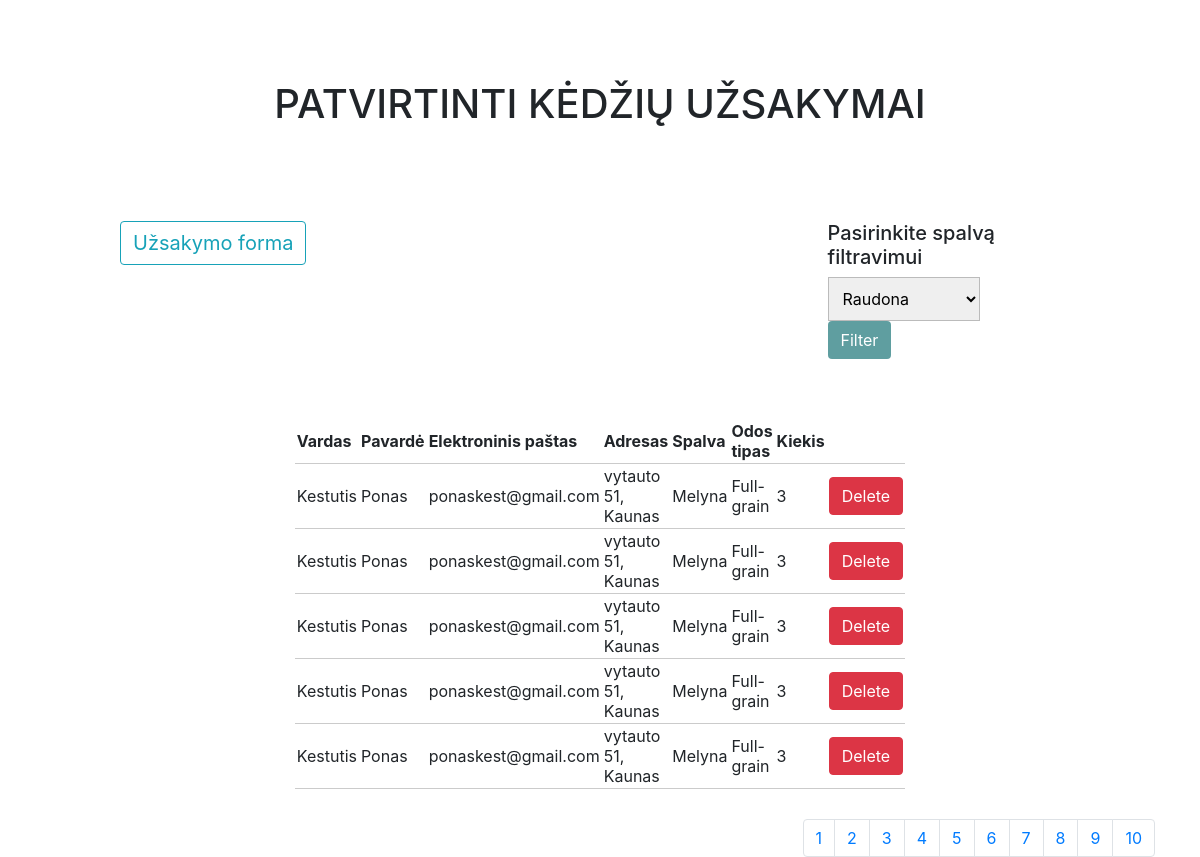
The page /order.php?page=4 on the database its author committed.
### tables this page shows
CREATE TABLE `data` (
  `id` int(8) NOT NULL,
  `name` varchar(255) NOT NULL,
  `surname` varchar(255) NOT NULL,
  `email` varchar(255) NOT NULL,
  `adress` varchar(255) NOT NULL,
  `color` varchar(255) NOT NULL,
  `leather` varchar(255) NOT NULL,
  `amount` int(10) NOT NULL,
  `price` double NOT NULL
);

### order.php (the view, shortened to what this page needs)
<?php include('server.php') ?>
<!DOCTYPE html>
<html>
<head>
</head>
<body>
<header>
    <h1>Patvirtinti kėdžių užsakymai</h1>
</header>
<div class="container">
    <div class="row">
        <div class="col" style="padding: 5px 90px;">
            <button type="button" onclick="location.href='chair.php';" style="font-size: 20px"
                    class="btn btn-outline-info">Užsakymo forma
            </button>
        </div>
        <div class="col">
            <form action="" method="get" class="formfix" style="width: 200px; height: 173px">
                <h5>Pasirinkite spalvą filtravimui</h5>
                <select name="colorlist" style="width: 80%;">
                    <?php
                    $colors = ['Raudona', 'Melyna', 'Ruda', 'Juoda', 'Balta'];
                    foreach ($colors as $color) {
                        $colorSelected = '';
                        echo "<option value=\"$color\"' . $colorSelected . '>$color</option>";
                    }
                    ?>
                </select>
                <input type="submit" class="divider btn" name="color" value="Filter"/>
            </form>
        </div>
    </div>
</div>
<table>
    <thead>
    <tr>
        <th>Vardas</th>
        <th>Pavardė</th>
        <th>Elektroninis paštas</th>
        <th>Adresas</th>
        <th>Spalva</th>
        <th>Odos tipas</th>
        <th>Kiekis</th>
    </tr>
    </thead>
    <tbody>
    <?php
    $results = Paging();
    $totalPages = $results[1];
    ?>
    <?php $results = Paging(); ?>
    <?php while ($row = mysqli_fetch_array($results[0])) { ?>
        <form action="delete.php" class="formfix" method="get">
            <tr>
                <td> <?php echo $row["name"] ?></td>
                <td><?php echo $row["surname"] ?></td>
                <td><?php echo $row["email"] ?></td>
                <td><?php echo $row["adress"] ?></td>
                <td><?php echo $row["color"] ?></td>
                <td><?php echo $row["leather"] ?></td>
                <td><?php echo $row["amount"] ?></td>
                <td>
                    <button type="submit" class="btn btn-danger">Delete</button>
                </td>
        </form>
    <?php } ?>
    </tbody>
</table>
<div class="container">
    <div class="row">
        <div class="col">
        </div>
        <div class="col">
        </div>
        <div class="col">
            <div class="pagination">
                <?php
                $query = $_GET;
                for ($i = 1; $i <= $totalPages; ++$i) {
                    $query['page'] = $i;
                    echo "<li class=\"page-item\"><a class=\"page-link\" href='?" . http_build_query($query) . "'>$i</a></li> ";
                }
                ?>
            </div>
        </div>
    </div>
</div>
</body>
</html>

### style.css (style rules this page uses)
body { font-size: 19px; }
table { width: 50%; margin: 30px auto; border-collapse: collapse; text-align: left; }
tr { border-bottom: 1px solid #cbcbcb; }
th, td { border: none; height: 30px; padding: 2px; }
.formfix { width: 30%; margin: auto; text-align: left; padding: 5px; border: none; }
select { text-align: left; padding: 10px; border: 1px solid #bbbbbb; width: 55%; }
form { width: 45%; margin: 50px auto; text-align: left; padding: 20px; border: 1px solid #bbbbbb; border-radius: 5px; }
.btn { padding: 10px; font-size: 15px; color: white; background: #5F9EA0; border: none; border-radius: 5px; }
h1 { font-family: "Avant Garde", Avantgarde, "Century Gothic", CenturyGothic, "AppleGothic", sans-serif; font-size: 92px; padding: 80px 50px; text-align: center; text-transform: uppercase; text-rendering: optimizeLegibility; }

### rows shown on the page
data: name "Kestutis", surname "Ponas", email "ponaskest@gmail.com", adress "vytauto 51, Kaunas", color "Melyna", leather "Full-grain", amount "3"
data: name "Kestutis", surname "Ponas", email "ponaskest@gmail.com", adress "vytauto 51, Kaunas", color "Melyna", leather "Full-grain", amount "3"
data: name "Kestutis", surname "Ponas", email "ponaskest@gmail.com", adress "vytauto 51, Kaunas", color "Melyna", leather "Full-grain", amount "3"
data: name "Kestutis", surname "Ponas", email "ponaskest@gmail.com", adress "vytauto 51, Kaunas", color "Melyna", leather "Full-grain", amount "3"
data: name "Kestutis", surname "Ponas", email "ponaskest@gmail.com", adress "vytauto 51, Kaunas", color "Melyna", leather "Full-grain", amount "3"

### other values the page prints
form field colorlist "Raudona"
